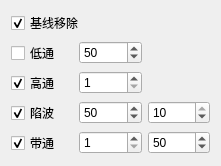
<?xml version="1.0" encoding="UTF-8"?>
<ui version="4.0">
 <class>formtest</class>
 <widget class="QWidget" name="formtest">
  <property name="geometry">
   <rect>
    <x>0</x>
    <y>0</y>
    <width>221</width>
    <height>154</height>
   </rect>
  </property>
  <property name="windowTitle">
   <string>Form</string>
  </property>
  <layout class="QGridLayout" name="gridLayout">
   <property name="sizeConstraint">
    <enum>QLayout::SetDefaultConstraint</enum>
   </property>
   <item row="4" column="2">
    <widget class="QSpinBox" name="sb_band_stop">
     <property name="sizePolicy">
      <sizepolicy hsizetype="Expanding" vsizetype="Fixed">
       <horstretch>2</horstretch>
       <verstretch>0</verstretch>
      </sizepolicy>
     </property>
     <property name="minimum">
      <number>1</number>
     </property>
     <property name="maximum">
      <number>100</number>
     </property>
     <property name="value">
      <number>50</number>
     </property>
    </widget>
   </item>
   <item row="4" column="0">
    <widget class="QCheckBox" name="ck_band">
     <property name="sizePolicy">
      <sizepolicy hsizetype="Expanding" vsizetype="Fixed">
       <horstretch>1</horstretch>
       <verstretch>0</verstretch>
      </sizepolicy>
     </property>
     <property name="text">
      <string>带通</string>
     </property>
     <property name="checked">
      <bool>true</bool>
     </property>
    </widget>
   </item>
   <item row="1" column="0">
    <widget class="QCheckBox" name="ck_low">
     <property name="sizePolicy">
      <sizepolicy hsizetype="Expanding" vsizetype="Fixed">
       <horstretch>1</horstretch>
       <verstretch>0</verstretch>
      </sizepolicy>
     </property>
     <property name="text">
      <string>低通</string>
     </property>
    </widget>
   </item>
   <item row="3" column="0">
    <widget class="QCheckBox" name="ck_notch">
     <property name="sizePolicy">
      <sizepolicy hsizetype="Expanding" vsizetype="Fixed">
       <horstretch>1</horstretch>
       <verstretch>0</verstretch>
      </sizepolicy>
     </property>
     <property name="text">
      <string>陷波</string>
     </property>
     <property name="checked">
      <bool>true</bool>
     </property>
    </widget>
   </item>
   <item row="3" column="2">
    <widget class="QSpinBox" name="sb_notch_param">
     <property name="sizePolicy">
      <sizepolicy hsizetype="Expanding" vsizetype="Fixed">
       <horstretch>2</horstretch>
       <verstretch>0</verstretch>
      </sizepolicy>
     </property>
     <property name="minimum">
      <number>1</number>
     </property>
     <property name="maximum">
      <number>10</number>
     </property>
     <property name="value">
      <number>10</number>
     </property>
    </widget>
   </item>
   <item row="4" column="1">
    <widget class="QSpinBox" name="sb_band_pass">
     <property name="sizePolicy">
      <sizepolicy hsizetype="Expanding" vsizetype="Fixed">
       <horstretch>2</horstretch>
       <verstretch>0</verstretch>
      </sizepolicy>
     </property>
     <property name="buttonSymbols">
      <enum>QAbstractSpinBox::UpDownArrows</enum>
     </property>
     <property name="minimum">
      <number>1</number>
     </property>
     <property name="maximum">
      <number>100</number>
     </property>
    </widget>
   </item>
   <item row="2" column="0">
    <widget class="QCheckBox" name="ck_high">
     <property name="sizePolicy">
      <sizepolicy hsizetype="Expanding" vsizetype="Fixed">
       <horstretch>1</horstretch>
       <verstretch>0</verstretch>
      </sizepolicy>
     </property>
     <property name="text">
      <string>高通</string>
     </property>
     <property name="checked">
      <bool>true</bool>
     </property>
    </widget>
   </item>
   <item row="3" column="1">
    <widget class="QSpinBox" name="sb_notch_cutoff">
     <property name="sizePolicy">
      <sizepolicy hsizetype="Expanding" vsizetype="Fixed">
       <horstretch>2</horstretch>
       <verstretch>0</verstretch>
      </sizepolicy>
     </property>
     <property name="minimum">
      <number>40</number>
     </property>
     <property name="maximum">
      <number>60</number>
     </property>
     <property name="value">
      <number>50</number>
     </property>
    </widget>
   </item>
   <item row="1" column="1">
    <widget class="QSpinBox" name="sb_low">
     <property name="sizePolicy">
      <sizepolicy hsizetype="Expanding" vsizetype="Fixed">
       <horstretch>2</horstretch>
       <verstretch>0</verstretch>
      </sizepolicy>
     </property>
     <property name="minimum">
      <number>1</number>
     </property>
     <property name="maximum">
      <number>100</number>
     </property>
     <property name="value">
      <number>50</number>
     </property>
    </widget>
   </item>
   <item row="2" column="1">
    <widget class="QSpinBox" name="sb_high">
     <property name="sizePolicy">
      <sizepolicy hsizetype="Expanding" vsizetype="Fixed">
       <horstretch>2</horstretch>
       <verstretch>0</verstretch>
      </sizepolicy>
     </property>
     <property name="minimum">
      <number>1</number>
     </property>
     <property name="maximum">
      <number>50</number>
     </property>
    </widget>
   </item>
   <item row="0" column="0" colspan="3">
    <widget class="QCheckBox" name="ck_baseline">
     <property name="sizePolicy">
      <sizepolicy hsizetype="Expanding" vsizetype="Fixed">
       <horstretch>2</horstretch>
       <verstretch>0</verstretch>
      </sizepolicy>
     </property>
     <property name="text">
      <string>基线移除</string>
     </property>
     <property name="checked">
      <bool>true</bool>
     </property>
    </widget>
   </item>
  </layout>
 </widget>
 <resources/>
 <connections/>
</ui>
